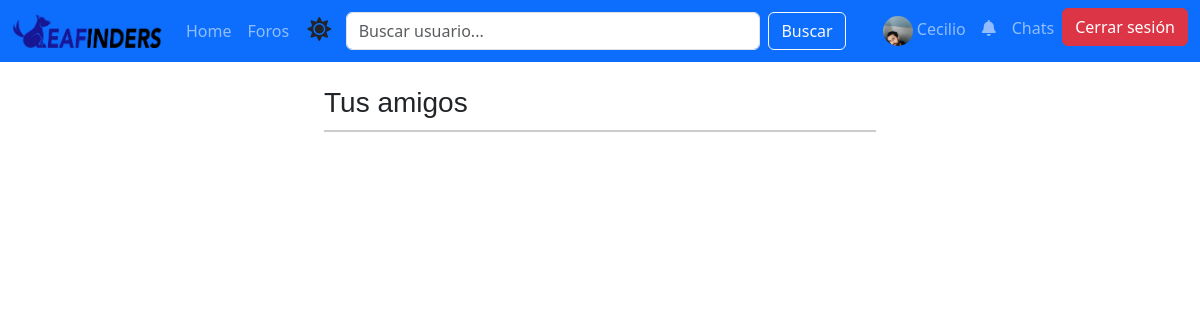
/conversaciones/ (signed in), run on the app's committed database.
### App/models.py (models this page shows, shortened)
class Usuario(AbstractBaseUser, PermissionsMixin):
    nombres = models.CharField(max_length=100)
    apellidos = models.CharField(max_length=100)
    email_institucional = models.EmailField(
        unique=True,
        validators=[RegexValidator(regex=r'^[\w\.-]+@eafit\.edu\.co$', message="El correo debe terminar en @eafit.edu.co")]
    )
    password = models.CharField(max_length=128)
    foto_perfil = models.ImageField(upload_to='perfil_fotos/', blank=True, null=True)
    biografia = models.TextField(blank=True, null=True)
    carrera = models.CharField(max_length=100, blank=True, null=True)
    semestre = models.IntegerField(blank=True, null=True)
    is_active = models.BooleanField(default=True)
    is_staff = models.BooleanField(default=False)
    date_joined = models.DateTimeField(auto_now_add=True)
    objects = UsuarioManager()
    USERNAME_FIELD = 'email_institucional'
    REQUIRED_FIELDS = ['nombres', 'apellidos']

### App/views.py (the view)
# urls.py: path('conversaciones/', views.lista_conversaciones, name='lista_conversaciones'),
@login_required
def lista_conversaciones(request):
    amigos = Amistad.objects.filter(
        (Q(user1=request.user) | Q(user2=request.user)),
        estado='aceptada'
    )
    return render(request, 'lista_Chats.html', {'amigos': amigos})

### App/context_processors.py (called while the page is built)
def notificaciones(request):
    if request.user.is_authenticated:
        solicitudes_pendientes = Amistad.objects.filter(
            user2=request.user,
            estado='pendiente'
        ).count()
        return {
            'solicitudes_pendientes': solicitudes_pendientes,
        }
    return {}

### App/Templates/Lista_Chats.html (shortened to what this page needs)
{% extends 'Template.html' %}
{% load static %}
{% block content %}
<div class="container mt-4" style="font-family: Arial, sans-serif;">
    <h3>Tus amigos</h3>
</div>
{% endblock %}

### App/Templates/Template.html (shortened to what this page needs)
<!DOCTYPE HTML>
<html lang="es">
<head>
    <link rel="stylesheet" href="https://cdnjs.cloudflare.com/ajax/libs/font-awesome/5.15.4/css/all.min.css">
    <link href="https://cdn.jsdelivr.net/npm/bootstrap@5.3.3/dist/css/bootstrap.min.css" rel="stylesheet">
    {% load static %}
    <link href="{% static 'styles.css' %}" rel="stylesheet">
</head>
<body>
    {% load static %}
    <nav class="navbar navbar-expand-lg navbar-dark bg-primary">
        <div class="container-fluid d-flex justify-content-between align-items-center">
            <a class="navbar-brand d-flex align-items-center" href="{% url 'home' %}">
                <img src="{% static 'logo.png' %}" alt="Logo" style="max-width: 150px; height: auto;">
            </a>
            <div class="collapse navbar-collapse justify-content-between align-items-center" id="navbarNav">
                <ul class="navbar-nav">
                    <li class="nav-item">
                        <a class="nav-link" href="{% url 'home' %}">Home</a>
                    </li>
                    <li class="nav-item">
                        <a class="nav-link" href="{% url 'lista_foros' %}">Foros</a>
                    </li>
                    <li class="nav-item">
                        <span id="dark-mode-toggle">
                            <i class="fas fa-sun" id="toggle-icon"></i>
                        </span>
                    </li>
                </ul>
                <form class="d-flex search-bar mx-auto" style="max-width: 500px; width: 100%;" method="GET" action="{% url 'buscar_usuarios' %}">
                    <input class="form-control me-2" type="search" name="query" placeholder="Buscar usuario..." aria-label="Search" required>
                    <button class="btn btn-outline-light" type="submit">Buscar</button>
                </form>
                <ul class="navbar-nav ms-auto">
                    {% if user.is_authenticated %}
                        <li class="nav-item">
                            <a class="nav-link" href="{% url 'Cuenta' %}">
                                {% if user.foto_perfil %}
                                    <img src="{{ user.foto_perfil.url }}" alt="Foto de perfil" class="profile-pic-navbar">
                                {% else %}
                                    <img src="{% static 'default_profile.jpg' %}" alt="Foto de perfil" class="profile-pic-navbar">
                                {% endif %}
                                {{ user.nombres }}
                            </a>
                        </li>
                        <li class="nav-item">
                            <a class="nav-link position-relative" href="{% url 'Notificaciones' %}">
                                <i class="fas fa-bell"></i>
                            </a>
                        </li>
                        <li class="nav-item">
                            <a class="nav-link" href="{% url 'lista_conversaciones' %}">Chats</a>
                        </li>
                        <li class="nav-item">
                            <button class="btn btn-danger" id="logout-btn">Cerrar sesión</button>
                        </li>
                    {% endif %}
                </ul>
            </div>
        </div>
    </nav>
    <div class="container mt-4">
        {% block content %}
        {% endblock %}
    </div>
</body>
</html>

### App/static/styles.css (style rules this page uses)
.profile-pic-navbar { width: 30px; height: 30px; object-fit: cover; border-radius: 50%; }

### App/Templates/Lista_Chats.html (style rules this page uses)
.container { max-width: 600px; margin: auto; }
h3 { border-bottom: 2px solid #ccc; padding-bottom: 10px; margin-bottom: 20px; }

### App/Templates/Template.html (style rules this page uses)
.profile-pic-navbar { width: 30px; height: 30px; border-radius: 50%; }
#dark-mode-toggle { cursor: pointer; background: none; border: none; padding: 0; color: inherit; font-size: 1.5rem; margin-left: 10px; }

### data on the page
Usuario: foto_perfil (picture), nombres "Cecilio"
